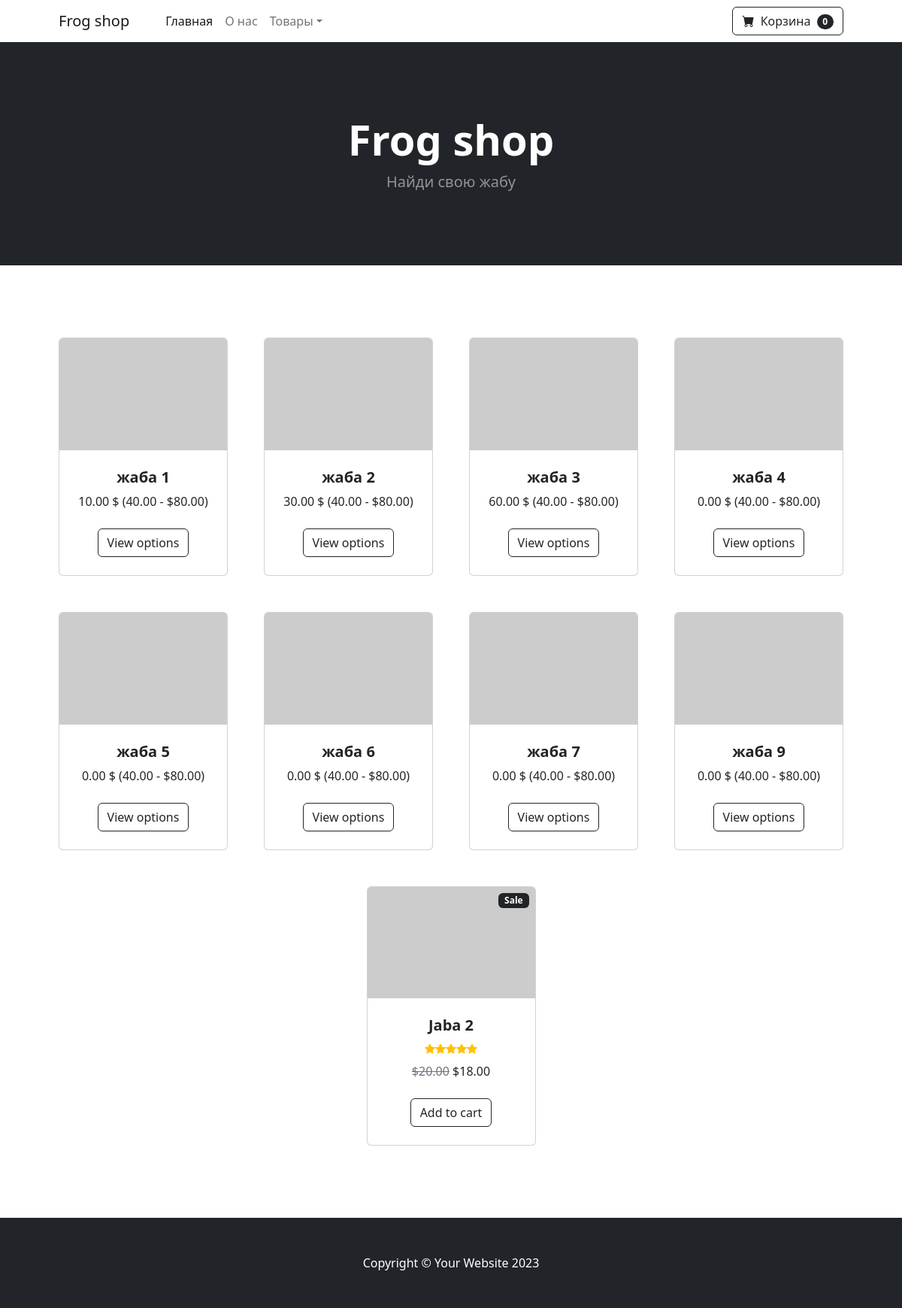
Page /catalog/all/ on the committed database.
### goods/models.py (models this page shows, shortened)
class Product(models.Model):
    name = models.CharField(max_length=100, unique=True, verbose_name='Название')
    slug = models.SlugField(max_length=150, unique=True, blank=True, null=True, verbose_name='URL')
    category = models.ForeignKey(to=Category, on_delete=models.CASCADE, verbose_name='Категория')
    description = models.TextField(blank=True, null=True, verbose_name='Описание')
    price = models.DecimalField(default=0.00, max_digits=6, decimal_places=2, verbose_name='Цена')
    discount = models.DecimalField(default=0.00, max_digits=6, decimal_places=2, verbose_name='Скидка')
    quantity = models.PositiveSmallIntegerField(default=0, verbose_name='Количество')
    image = models.ImageField(upload_to='goods_images', blank=True, null=True, verbose_name='Изображение')
    class Meta:
        db_table = 'product'
        verbose_name = 'Товар'
        verbose_name_plural = 'Товары'
        ordering = ('id', )

### goods/views.py (the view)
# urls.py: path('all/', views.catalog, name='catalog'),
def catalog(request):
    goods = Product.objects.all()
    context = {
        'goods': goods,
    }
    return render(request, 'goods/catalog.html', context)

### goods/templates/goods/catalog.html
{% extends 'base.html' %}
{% load static %}
{% block content %}
        <div class="container px-4 px-lg-5 mt-5">
            <div class="row gx-4 gx-lg-5 row-cols-2 row-cols-md-3 row-cols-xl-4 justify-content-center">
                {% for product in goods %}
                <div class="col mb-5">
                    <div class="card h-100">
                        <img class="card-img-top" src="https://dummyimage.com/450x300/dee2e6/6c757d.jpg" alt="..." />
                        <div class="card-body p-4">
                            <div class="text-center">
                                <h5 class="fw-bolder">{{product.name}}</h5>
                                {{ product.price }} $
                                (40.00 - $80.00)
                            </div>
                        </div>
                        <div class="card-footer p-4 pt-0 border-top-0 bg-transparent">
                            <div class="text-center"><a class="btn btn-outline-dark mt-auto" href="#">View options</a></div>
                        </div>
                    </div>
                </div>
                {% endfor %}
                <div class="col mb-5">
                    <div class="card h-100">
                        <div class="badge bg-dark text-white position-absolute" style="top: 0.5rem; right: 0.5rem">Sale</div>
                        <img class="card-img-top" src="https://dummyimage.com/450x300/dee2e6/6c757d.jpg" alt="..." />
                        <div class="card-body p-4">
                            <div class="text-center">
                                <h5 class="fw-bolder">Jaba 2</h5>
                                <div class="d-flex justify-content-center small text-warning mb-2">
                                    <div class="bi-star-fill"></div>
                                    <div class="bi-star-fill"></div>
                                    <div class="bi-star-fill"></div>
                                    <div class="bi-star-fill"></div>
                                    <div class="bi-star-fill"></div>
                                </div>
                                <span class="text-muted text-decoration-line-through">$20.00</span>
                                $18.00
                            </div>
                        </div>
                        <div class="card-footer p-4 pt-0 border-top-0 bg-transparent">
                            <div class="text-center"><a class="btn btn-outline-dark mt-auto" href="#">Add to cart</a></div>
                        </div>
                    </div>
                </div>
            </div>
        </div>
{% endblock %}
{% block footer %}
        <footer class="py-5 bg-dark">
            <div class="container"><p class="m-0 text-center text-white">Copyright &copy; Your Website 2023</p></div>
        </footer>
{% endblock %}

### templates/base.html (shortened to what this page needs)
<!DOCTYPE html>
<html lang="en">
{% load static %}
{% load goods_tags %}
    <head>
        <link href="https://cdn.jsdelivr.net/npm/bootstrap-icons@1.5.0/font/bootstrap-icons.css" rel="stylesheet" />
        <link href="{% static 'css/styles.css' %}" rel="stylesheet" />
    </head>
    <body class="d-flex flex-column min-vh-100">
        <nav class="navbar navbar-expand-lg navbar-light" id="mainNav">
            <div class="container px-4 px-lg-5">
                <a class="navbar-brand" href="{% url 'main:index' %}">Frog shop</a>
                <div class="collapse navbar-collapse" id="navbarSupportedContent">
                    <ul class="navbar-nav me-auto mb-2 mb-lg-0 ms-lg-4">
                        <li class="nav-item"><a class="nav-link active" aria-current="page" href="{% url 'main:index' %}">Главная</a></li>
                        <li class="nav-item"><a class="nav-link" href="#!">О нас</a></li>
                        <li class="nav-item dropdown">
                            <a class="nav-link dropdown-toggle" id="navbarDropdown" href="#" role="button" data-bs-toggle="dropdown" aria-expanded="false">Товары</a>
                                {% all_cats as jabas %}
                        </li>
                    </ul>
                    <form class="d-flex">
                        <button class="btn btn-outline-dark" type="submit">
                            <i class="bi-cart-fill me-1"></i>
                            Корзина
                            <span class="badge bg-dark text-white ms-1 rounded-pill">0</span>
                        </button>
                    </form>
                </div>
            </div>
        </nav>
        <header class="bg-dark py-5">
            <div class="container px-4 px-lg-5 my-5">
                <div class="text-center text-white">
                    <h1 class="display-4 fw-bolder">Frog shop</h1>
                    <p class="lead fw-normal text-white-50 mb-0">Найди свою жабу</p>
                </div>
            </div>
        </header>
        <section class="py-5">
        {% block content %}
        {% endblock %}
        </section>
        {% block footer %}
        {% endblock %}
    </body>
</html>

### rows in the picture
Product: name "жаба 1", price "10.00"
Product: name "жаба 2", price "30.00"
Product: name "жаба 3", price "60.00"
Product: name "жаба 4", price "0.00"
Product: name "жаба 5", price "0.00"
Product: name "жаба 6", price "0.00"
Product: name "жаба 7", price "0.00"
Product: name "жаба 9", price "0.00"
